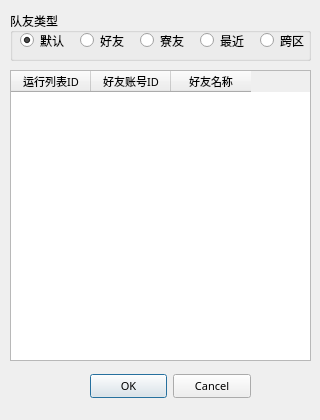
<?xml version="1.0" encoding="UTF-8"?>
<ui version="4.0">
 <class>Dialog_run_list_teammate_list</class>
 <widget class="QDialog" name="Dialog_run_list_teammate_list">
  <property name="windowModality">
   <enum>Qt::ApplicationModal</enum>
  </property>
  <property name="geometry">
   <rect>
    <x>0</x>
    <y>0</y>
    <width>320</width>
    <height>420</height>
   </rect>
  </property>
  <property name="font">
   <font>
    <family>微软雅黑</family>
   </font>
  </property>
  <property name="windowTitle">
   <string>选择队友所在运行列表</string>
  </property>
  <widget class="QDialogButtonBox" name="buttonBox">
   <property name="geometry">
    <rect>
     <x>90</x>
     <y>370</y>
     <width>161</width>
     <height>32</height>
    </rect>
   </property>
   <property name="font">
    <font>
     <family>微软雅黑</family>
     <pointsize>8</pointsize>
    </font>
   </property>
   <property name="orientation">
    <enum>Qt::Horizontal</enum>
   </property>
   <property name="standardButtons">
    <set>QDialogButtonBox::Cancel|QDialogButtonBox::Ok</set>
   </property>
  </widget>
  <widget class="QTableWidget" name="tableWidget_data_list">
   <property name="geometry">
    <rect>
     <x>10</x>
     <y>70</y>
     <width>301</width>
     <height>291</height>
    </rect>
   </property>
   <property name="font">
    <font>
     <family>微软雅黑</family>
     <pointsize>8</pointsize>
    </font>
   </property>
   <property name="editTriggers">
    <set>QAbstractItemView::NoEditTriggers</set>
   </property>
   <property name="selectionMode">
    <enum>QAbstractItemView::SingleSelection</enum>
   </property>
   <property name="selectionBehavior">
    <enum>QAbstractItemView::SelectRows</enum>
   </property>
   <property name="verticalScrollMode">
    <enum>QAbstractItemView::ScrollPerPixel</enum>
   </property>
   <property name="horizontalScrollMode">
    <enum>QAbstractItemView::ScrollPerPixel</enum>
   </property>
   <attribute name="horizontalHeaderDefaultSectionSize">
    <number>80</number>
   </attribute>
   <attribute name="horizontalHeaderHighlightSections">
    <bool>false</bool>
   </attribute>
   <attribute name="verticalHeaderVisible">
    <bool>false</bool>
   </attribute>
   <attribute name="verticalHeaderMinimumSectionSize">
    <number>20</number>
   </attribute>
   <attribute name="verticalHeaderDefaultSectionSize">
    <number>20</number>
   </attribute>
   <attribute name="verticalHeaderHighlightSections">
    <bool>false</bool>
   </attribute>
   <column>
    <property name="text">
     <string>运行列表ID</string>
    </property>
   </column>
   <column>
    <property name="text">
     <string>好友账号ID</string>
    </property>
   </column>
   <column>
    <property name="text">
     <string>好友名称</string>
    </property>
   </column>
  </widget>
  <widget class="QGroupBox" name="groupBox_teammate_type_radio">
   <property name="geometry">
    <rect>
     <x>10</x>
     <y>10</y>
     <width>301</width>
     <height>51</height>
    </rect>
   </property>
   <property name="font">
    <font>
     <family>微软雅黑</family>
     <bold>false</bold>
    </font>
   </property>
   <property name="title">
    <string>队友类型</string>
   </property>
   <property name="alignment">
    <set>Qt::AlignLeading|Qt::AlignLeft|Qt::AlignVCenter</set>
   </property>
   <widget class="QRadioButton" name="radioButton_teammate_type_is_cross">
    <property name="geometry">
     <rect>
      <x>250</x>
      <y>20</y>
      <width>51</width>
      <height>21</height>
     </rect>
    </property>
    <property name="font">
     <font>
      <family>微软雅黑</family>
      <pointsize>9</pointsize>
      <bold>false</bold>
     </font>
    </property>
    <property name="text">
     <string>跨区</string>
    </property>
   </widget>
   <widget class="QRadioButton" name="radioButton_teammate_type_is_friends">
    <property name="geometry">
     <rect>
      <x>70</x>
      <y>20</y>
      <width>51</width>
      <height>21</height>
     </rect>
    </property>
    <property name="font">
     <font>
      <family>微软雅黑</family>
      <pointsize>9</pointsize>
      <bold>false</bold>
     </font>
    </property>
    <property name="text">
     <string>好友</string>
    </property>
   </widget>
   <widget class="QRadioButton" name="radioButton_teammate_type_is_default">
    <property name="geometry">
     <rect>
      <x>10</x>
      <y>20</y>
      <width>51</width>
      <height>21</height>
     </rect>
    </property>
    <property name="font">
     <font>
      <family>微软雅黑</family>
      <pointsize>9</pointsize>
      <bold>false</bold>
     </font>
    </property>
    <property name="text">
     <string>默认</string>
    </property>
    <property name="checked">
     <bool>true</bool>
    </property>
   </widget>
   <widget class="QRadioButton" name="radioButton_teammate_type_is_guild">
    <property name="geometry">
     <rect>
      <x>130</x>
      <y>20</y>
      <width>51</width>
      <height>21</height>
     </rect>
    </property>
    <property name="font">
     <font>
      <family>微软雅黑</family>
      <pointsize>9</pointsize>
      <bold>false</bold>
     </font>
    </property>
    <property name="text">
     <string>寮友</string>
    </property>
   </widget>
   <widget class="QRadioButton" name="radioButton_teammate_type_is_recent">
    <property name="geometry">
     <rect>
      <x>190</x>
      <y>20</y>
      <width>51</width>
      <height>21</height>
     </rect>
    </property>
    <property name="font">
     <font>
      <family>微软雅黑</family>
      <pointsize>9</pointsize>
      <bold>false</bold>
     </font>
    </property>
    <property name="text">
     <string>最近</string>
    </property>
   </widget>
  </widget>
 </widget>
 <resources/>
 <connections>
  <connection>
   <sender>buttonBox</sender>
   <signal>accepted()</signal>
   <receiver>Dialog_run_list_teammate_list</receiver>
   <slot>accept()</slot>
   <hints>
    <hint type="sourcelabel">
     <x>248</x>
     <y>254</y>
    </hint>
    <hint type="destinationlabel">
     <x>157</x>
     <y>274</y>
    </hint>
   </hints>
  </connection>
  <connection>
   <sender>buttonBox</sender>
   <signal>rejected()</signal>
   <receiver>Dialog_run_list_teammate_list</receiver>
   <slot>reject()</slot>
   <hints>
    <hint type="sourcelabel">
     <x>316</x>
     <y>260</y>
    </hint>
    <hint type="destinationlabel">
     <x>286</x>
     <y>274</y>
    </hint>
   </hints>
  </connection>
 </connections>
</ui>
